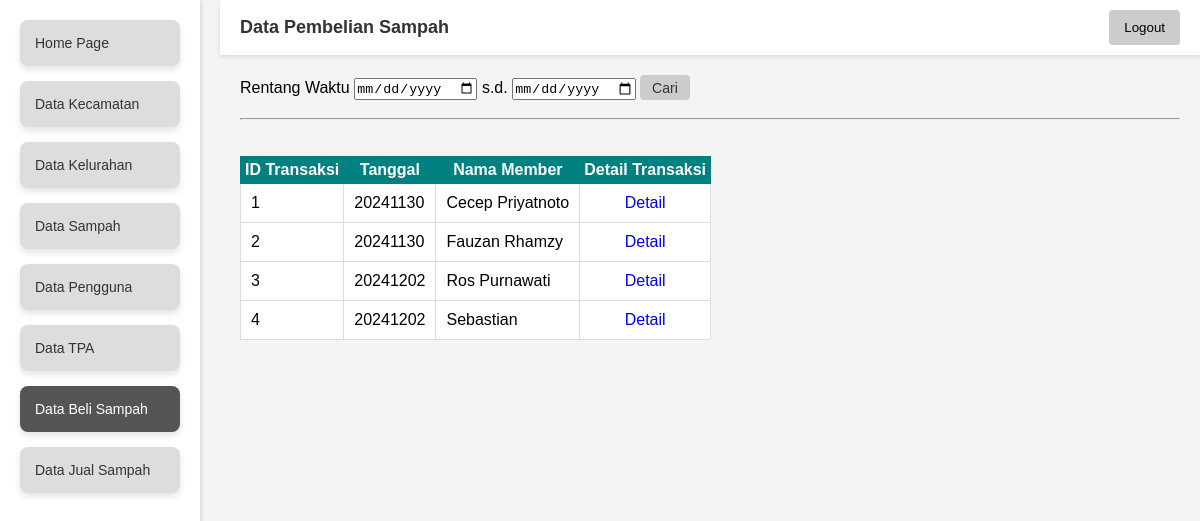
The app's page /data_pembelian_sampah (signed in) with its own data.
### tables this page shows
CREATE TABLE SetoranMember (id INTEGER PRIMARY KEY AUTOINCREMENT NOT NULL, id_member INTEGER REFERENCES Pengguna (id), tanggal TEXT NOT NULL);

CREATE TABLE Pengguna (id INTEGER PRIMARY KEY NOT NULL, nama TEXT, email TEXT, username TEXT UNIQUE, password TEXT, role TEXT NOT NULL, telepon TEXT, alamat TEXT, id_kelurahan INTEGER REFERENCES Kelurahan (id));

### main.py (the view)
@app.route('/data_pembelian_sampah')
def data_pembelian_sampah():
    conn = get_db_connection()
    cursor = conn.cursor()
    if(request.args):
        mulai = request.args.get('tgl-mulai')
        akhir = request.args.get('tgl-akhir')
        if(mulai == "" and akhir != ""):
            date_object_akhir = datetime.strptime(akhir, "%Y-%m-%d")
            month_str_akhir = str(date_object_akhir.month).zfill(2)
            day_str_akhir = str(date_object_akhir.day).zfill(2)
            tanggal_akhir = str(date_object_akhir.year) + "" + month_str_akhir + "" + day_str_akhir
            cursor.execute('SELECT *, tanggal FROM DataBeliSampahView WHERE tanggal<=?',(tanggal_akhir,))
            setoran = cursor.fetchall()
            conn.close()
        elif(mulai != "" and akhir == ""):
            date_object_mulai = datetime.strptime(mulai, "%Y-%m-%d")
            month_str_mulai = str(date_object_mulai.month).zfill(2)
            day_str_mulai = str(date_object_mulai.day).zfill(2)
            tanggal_mulai = str(date_object_mulai.year) + "" + month_str_mulai + "" + day_str_mulai
            cursor.execute('SELECT *, tanggal FROM DataBeliSampahView WHERE tanggal>=?',(tanggal_mulai,))
            setoran = cursor.fetchall()
        elif(mulai == "" and akhir == ""):
            cursor.execute("SELECT * FROM DataBeliSampahView")
            setoran = cursor.fetchall()
            conn.close()
        else:
            date_object_mulai = datetime.strptime(mulai, "%Y-%m-%d")
            month_str_mulai = str(date_object_mulai.month).zfill(2)
            day_str_mulai = str(date_object_mulai.day).zfill(2)
            tanggal_mulai = str(date_object_mulai.year) + "" + month_str_mulai + "" + day_str_mulai
            date_object_akhir = datetime.strptime(akhir, "%Y-%m-%d")
            month_str_akhir = str(date_object_akhir.month).zfill(2)
            day_str_akhir = str(date_object_akhir.day).zfill(2)
            tanggal_akhir = str(date_object_akhir.year) + "" + month_str_akhir + "" + day_str_akhir
            cursor.execute('SELECT *, tanggal FROM DataBeliSampahView WHERE tanggal>=? AND tanggal<=?',(tanggal_mulai, tanggal_akhir,))
            setoran = cursor.fetchall()
    else:
        cursor.execute("SELECT * FROM DataBeliSampahView")
        setoran = cursor.fetchall()
        conn.close()
    return render_template('admin/data-beli-admin.html', setoran_member=setoran)

### main.py (called while the page is built)
def get_db_connection():
    conn = sqlite3.connect('database/database.db')
    conn.row_factory = sqlite3.Row
    return conn

@app.before_request
def require_login():
    allowed_routes = ['login', 'register', 'static']
    if 'nama' not in session and request.endpoint not in allowed_routes:
        return redirect(url_for('login'))

### templates/admin/data-beli-admin.html (shortened to what this page needs)
<!DOCTYPE html>
<html lang="en">
<head>
  <link rel="stylesheet" href="{{ url_for('static', filename='css/admin/style-data-beli-admin.css') }}">
</head>
<body>
  <div class="container">
    <header>
      <h1>Data Pembelian Sampah</h1>
      {% include 'admin/logoutFragment.html' %}
    </header>
    {% include 'admin/sidebarFragment.html' %}
    <main>
      <div class="search-bar">
        <form method="GET">
            <span>Rentang Waktu</span>
            <input type="date" name="tgl-mulai">
            <span>s.d.</span>
            <input type="date" name="tgl-akhir">
            <button id="search-button"> Cari</button>
        </form>
        <br><hr><br>
      </div>
      <br>
      <table>
          <tr>
              <th>ID Transaksi</th>
              <th>Tanggal</th>
              <th>Nama Member</th>
              <th>Detail Transaksi</th>
          </tr>
          {% for item in setoran_member %}
          <tr>
              <td>{{item.id_transaksi}}</td>
              <td>{{item.tanggal}}</td>
              <td>{{item.nama}}</td>
              <td><a href="pembelian_sampah_detail?id={{item.id_transaksi}}">Detail</a></td>
          </tr>
          {% endfor %}
      </table>
    </main>
  </div>
</body>
</html>

### static/css/admin/style-data-beli-admin.css (style rules this page uses)
table { border: 1px solid teal; border-collapse: collapse; background-color: white; }
td, tr { border: 1px solid #ddd; padding: 10px; }
th { padding: 4px; border: 1px solid teal; text-align: center; background: teal; color: white; }
* { margin: 0; padding: 0; box-sizing: border-box; }
body { font-family: Arial, sans-serif; background-color: #f4f4f4; }
.container { display: flex; flex-direction: column; height: 100vh; }
header { display: flex; justify-content: space-between; align-items: center; background-color: #fff; padding: 10px 20px; box-shadow: 0 2px 4px rgba(0, 0, 0, 0.1); margin-left: 220px; }
header h1 { font-size: 18px; color: #333; }
td>a { display: flex; justify-content: center; text-decoration: None; }
main { margin-left: 220px; padding: 20px; flex: 1; }
#search-button { width: 50px; background-color: #ccc; color: #333; height: 25px; }
#search-button, #add-button { padding: 1px 1px; border: none; border-radius: 4px; cursor: pointer; font-size: 14px; }

### records on screen
SetoranMember: id_transaksi "1", tanggal "20241130", nama "Cecep Priyatnoto"
SetoranMember: id_transaksi "2", tanggal "20241130", nama "Fauzan Rhamzy"
SetoranMember: id_transaksi "3", tanggal "20241202", nama "Ros Purnawati"
SetoranMember: id_transaksi "4", tanggal "20241202", nama "Sebastian"
